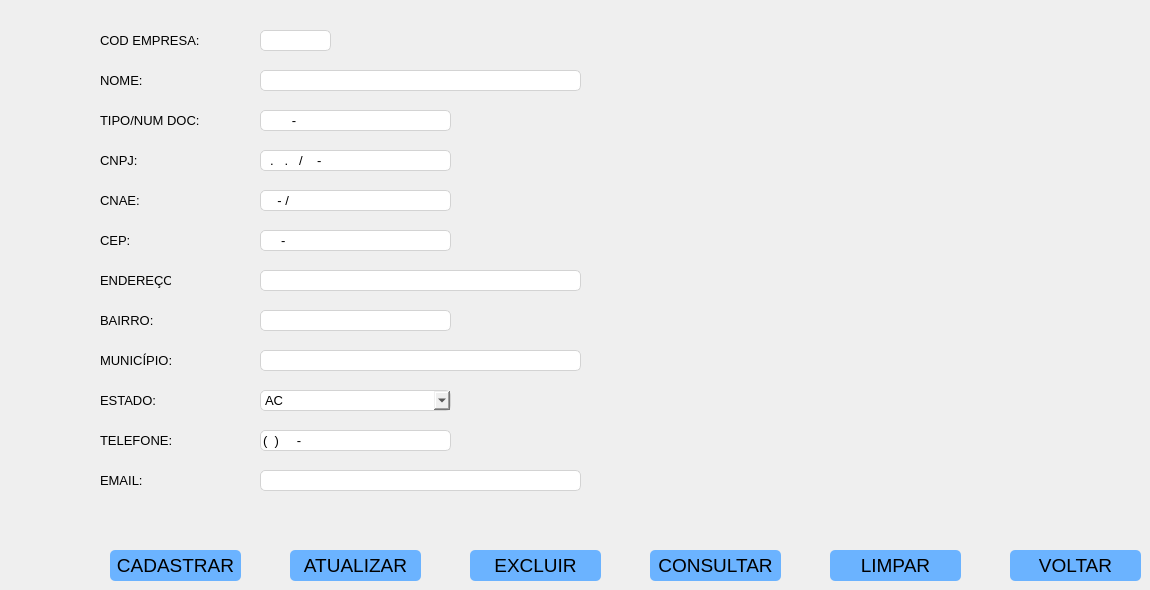
     <widget class="QWidget" name="tab_5">
      <attribute name="title">
       <string>EMPRESA</string>
      </attribute>
      <widget class="QLabel" name="telefone_empre">
       <property name="geometry">
        <rect>
         <x>100</x>
         <y>430</y>
         <width>71</width>
         <height>20</height>
        </rect>
       </property>
       <property name="font">
        <font>
         <pointsize>10</pointsize>
        </font>
       </property>
       <property name="styleSheet">
        <string notr="true">border: none;</string>
       </property>
       <property name="text">
        <string>TELEFONE:</string>
       </property>
      </widget>
      <widget class="QLabel" name="endereco_empre">
       <property name="geometry">
        <rect>
         <x>100</x>
         <y>270</y>
         <width>71</width>
         <height>21</height>
        </rect>
       </property>
       <property name="font">
        <font>
         <pointsize>10</pointsize>
        </font>
       </property>
       <property name="styleSheet">
        <string notr="true">border: none;</string>
       </property>
       <property name="text">
        <string>ENDEREÇO:</string>
       </property>
      </widget>
      <widget class="QLabel" name="cod_empre">
       <property name="geometry">
        <rect>
         <x>100</x>
         <y>30</y>
         <width>101</width>
         <height>20</height>
        </rect>
       </property>
       <property name="font">
        <font>
         <pointsize>10</pointsize>
        </font>
       </property>
       <property name="styleSheet">
        <string notr="true">border: none;</string>
       </property>
       <property name="text">
        <string>COD EMPRESA:</string>
       </property>
       <property name="alignment">
        <set>Qt::AlignLeading|Qt::AlignLeft|Qt::AlignVCenter</set>
       </property>
      </widget>
      <widget class="QLineEdit" name="campo_cnpj_empre">
       <property name="geometry">
        <rect>
         <x>260</x>
         <y>150</y>
         <width>191</width>
         <height>21</height>
        </rect>
       </property>
       <property name="font">
        <font>
         <pointsize>10</pointsize>
        </font>
       </property>
       <property name="styleSheet">
        <string notr="true">border: 0.5px solid rgb(211,211,211);
border-radius: 5px;</string>
       </property>
       <property name="inputMask">
        <string>99.999.999/9999-99</string>
       </property>
      </widget>
      <widget class="QLineEdit" name="campo_telefone_empre">
       <property name="geometry">
        <rect>
         <x>260</x>
         <y>430</y>
         <width>191</width>
         <height>21</height>
        </rect>
       </property>
       <property name="font">
        <font>
         <pointsize>10</pointsize>
        </font>
       </property>
       <property name="styleSheet">
        <string notr="true">border: 0.5px solid rgb(211,211,211);
border-radius: 5px;</string>
       </property>
       <property name="inputMask">
        <string>(99)99999-9999</string>
       </property>
      </widget>
      <widget class="QLabel" name="nome_empre">
       <property name="geometry">
        <rect>
         <x>100</x>
         <y>70</y>
         <width>51</width>
         <height>20</height>
        </rect>
       </property>
       <property name="font">
        <font>
         <pointsize>10</pointsize>
        </font>
       </property>
       <property name="styleSheet">
        <string notr="true">border: none;</string>
       </property>
       <property name="text">
        <string>NOME:</string>
       </property>
       <property name="alignment">
        <set>Qt::AlignLeading|Qt::AlignLeft|Qt::AlignVCenter</set>
       </property>
       <property name="wordWrap">
        <bool>true</bool>
       </property>
      </widget>
      <widget class="QLineEdit" name="campo_endereco_empre">
       <property name="geometry">
        <rect>
         <x>260</x>
         <y>270</y>
         <width>321</width>
         <height>21</height>
        </rect>
       </property>
       <property name="font">
        <font>
         <pointsize>10</pointsize>
        </font>
       </property>
       <property name="styleSheet">
        <string notr="true">border: 0.5px solid rgb(211,211,211);
border-radius: 5px;</string>
       </property>
       <property name="inputMask">
        <string/>
       </property>
      </widget>
      <widget class="QLabel" name="cnpj_empre">
       <property name="geometry">
        <rect>
         <x>100</x>
         <y>150</y>
         <width>41</width>
         <height>20</height>
        </rect>
       </property>
       <property name="font">
        <font>
         <pointsize>10</pointsize>
        </font>
       </property>
       <property name="styleSheet">
        <string notr="true">border: none;</string>
       </property>
       <property name="text">
        <string>CNPJ:</string>
       </property>
      </widget>
      <widget class="QLineEdit" name="campo_nome_empre">
       <property name="geometry">
        <rect>
         <x>260</x>
         <y>70</y>
         <width>321</width>
         <height>21</height>
        </rect>
       </property>
       <property name="font">
        <font>
         <pointsize>10</pointsize>
        </font>
       </property>
       <property name="styleSheet">
        <string notr="true">border: 0.5px solid rgb(211,211,211);
border-radius: 5px;</string>
       </property>
      </widget>
      <widget class="QLabel" name="tipo_doc">
       <property name="geometry">
        <rect>
         <x>100</x>
         <y>110</y>
         <width>101</width>
         <height>20</height>
        </rect>
       </property>
       <property name="font">
        <font>
         <pointsize>10</pointsize>
        </font>
       </property>
       <property name="styleSheet">
        <string notr="true">border: none;</string>
       </property>
       <property name="text">
        <string>TIPO/NUM DOC:</string>
       </property>
      </widget>
      <widget class="QLineEdit" name="campo_tipo_doc">
       <property name="geometry">
        <rect>
         <x>260</x>
         <y>110</y>
         <width>191</width>
         <height>21</height>
        </rect>
       </property>
       <property name="font">
        <font>
         <pointsize>10</pointsize>
        </font>
       </property>
       <property name="styleSheet">
        <string notr="true">border: 0.5px solid rgb(211,211,211);
border-radius: 5px;</string>
       </property>
       <property name="inputMask">
        <string>99999999-99</string>
       </property>
      </widget>
      <widget class="QLabel" name="cnae">
       <property name="geometry">
        <rect>
         <x>100</x>
         <y>190</y>
         <width>41</width>
         <height>20</height>
        </rect>
       </property>
       <property name="font">
        <font>
         <pointsize>10</pointsize>
        </font>
       </property>
       <property name="styleSheet">
        <string notr="true">border: none;</string>
       </property>
       <property name="text">
        <string>CNAE:</string>
       </property>
      </widget>
      <widget class="QLineEdit" name="campo_cnae">
       <property name="geometry">
        <rect>
         <x>260</x>
         <y>190</y>
         <width>191</width>
         <height>21</height>
        </rect>
       </property>
       <property name="font">
        <font>
         <pointsize>10</pointsize>
        </font>
       </property>
       <property name="styleSheet">
        <string notr="true">border: 0.5px solid rgb(211,211,211);
border-radius: 5px;</string>
       </property>
       <property name="inputMask">
        <string>9999-9/99</string>
       </property>
      </widget>
      <widget class="QLabel" name="cep_empre">
       <property name="geometry">
        <rect>
         <x>100</x>
         <y>230</y>
         <width>31</width>
         <height>20</height>
        </rect>
       </property>
       <property name="font">
        <font>
         <pointsize>10</pointsize>
        </font>
       </property>
       <property name="styleSheet">
        <string notr="true">border: none;</string>
       </property>
       <property name="text">
        <string>CEP:</string>
       </property>
      </widget>
      <widget class="QLineEdit" name="campo_cep_empre">
       <property name="geometry">
        <rect>
         <x>260</x>
         <y>230</y>
         <width>191</width>
         <height>21</height>
        </rect>
       </property>
       <property name="font">
        <font>
         <pointsize>10</pointsize>
        </font>
       </property>
       <property name="styleSheet">
        <string notr="true">border: 0.5px solid rgb(211,211,211);
border-radius: 5px;</string>
       </property>
       <property name="inputMask">
        <string>99999-999</string>
       </property>
      </widget>
      <widget class="QLabel" name="bairro_empre">
       <property name="geometry">
        <rect>
         <x>100</x>
         <y>310</y>
         <width>61</width>
         <height>20</height>
        </rect>
       </property>
       <property name="font">
        <font>
         <pointsize>10</pointsize>
        </font>
       </property>
       <property name="styleSheet">
        <string notr="true">border: none;</string>
       </property>
       <property name="text">
        <string>BAIRRO:</string>
       </property>
      </widget>
      <widget class="QLineEdit" name="campo_bairro_empre">
       <property name="geometry">
        <rect>
         <x>260</x>
         <y>310</y>
         <width>191</width>
         <height>21</height>
        </rect>
       </property>
       <property name="font">
        <font>
         <pointsize>10</pointsize>
        </font>
       </property>
       <property name="styleSheet">
        <string notr="true">border: 0.5px solid rgb(211,211,211);
border-radius: 5px;</string>
       </property>
      </widget>
      <widget class="QLabel" name="estado_empre">
       <property name="geometry">
        <rect>
         <x>100</x>
         <y>390</y>
         <width>61</width>
         <height>20</height>
        </rect>
       </property>
       <property name="font">
        <font>
         <pointsize>10</pointsize>
        </font>
       </property>
       <property name="styleSheet">
        <string notr="true">border: none;</string>
       </property>
       <property name="text">
        <string>ESTADO:</string>
       </property>
      </widget>
      <widget class="QLabel" name="municipio_empre">
       <property name="geometry">
        <rect>
         <x>100</x>
         <y>350</y>
         <width>71</width>
         <height>20</height>
        </rect>
       </property>
       <property name="font">
        <font>
         <pointsize>10</pointsize>
        </font>
       </property>
       <property name="styleSheet">
        <string notr="true">border: none;</string>
       </property>
       <property name="text">
        <string>MUNICÍPIO:</string>
       </property>
      </widget>
      <widget class="QLineEdit" name="campo_municipio_empre">
       <property name="geometry">
        <rect>
         <x>260</x>
         <y>350</y>
         <width>321</width>
         <height>21</height>
        </rect>
       </property>
       <property name="font">
        <font>
         <pointsize>10</pointsize>
        </font>
       </property>
       <property name="styleSheet">
        <string notr="true">border: 0.5px solid rgb(211,211,211);
border-radius: 5px;</string>
       </property>
      </widget>
      <widget class="QLabel" name="email_empre">
       <property name="geometry">
        <rect>
         <x>100</x>
         <y>470</y>
         <width>51</width>
         <height>20</height>
        </rect>
       </property>
       <property name="font">
        <font>
         <pointsize>10</pointsize>
        </font>
       </property>
       <property name="styleSheet">
        <string notr="true">border: none;</string>
       </property>
       <property name="text">
        <string>EMAIL:</string>
       </property>
      </widget>
      <widget class="QLineEdit" name="campo_email_empre">
       <property name="geometry">
        <rect>
         <x>260</x>
         <y>470</y>
         <width>321</width>
         <height>21</height>
        </rect>
       </property>
       <property name="font">
        <font>
         <pointsize>10</pointsize>
        </font>
       </property>
       <property name="styleSheet">
        <string notr="true">border: 0.5px solid rgb(211,211,211);
border-radius: 5px;</string>
       </property>
       <property name="inputMask">
        <string/>
       </property>
      </widget>
      <widget class="QPushButton" name="bt_limpar_empre">
       <property name="geometry">
        <rect>
         <x>830</x>
         <y>550</y>
         <width>131</width>
         <height>31</height>
        </rect>
       </property>
       <property name="font">
        <font>
         <pointsize>14</pointsize>
        </font>
       </property>
       <property name="styleSheet">
        <string notr="true">background-color: rgb(107, 179, 255);
border: none;
border-radius: 5px;</string>
       </property>
       <property name="text">
        <string>LIMPAR</string>
       </property>
      </widget>
      <widget class="QPushButton" name="bt_atualizar_empre">
       <property name="geometry">
        <rect>
         <x>290</x>
         <y>550</y>
         <width>131</width>
         <height>31</height>
        </rect>
       </property>
       <property name="font">
        <font>
         <pointsize>14</pointsize>
        </font>
       </property>
       <property name="styleSheet">
        <string notr="true">background-color: rgb(107, 179, 255);
border: none;
border-radius: 5px;</string>
       </property>
       <property name="text">
        <string>ATUALIZAR</string>
       </property>
      </widget>
      <widget class="QPushButton" name="bt_voltar_empre">
       <property name="geometry">
        <rect>
         <x>1010</x>
         <y>550</y>
         <width>131</width>
         <height>31</height>
        </rect>
       </property>
       <property name="font">
        <font>
         <pointsize>14</pointsize>
        </font>
       </property>
       <property name="styleSheet">
        <string notr="true">background-color: rgb(107, 179, 255);
border: none;
border-radius: 5px;</string>
       </property>
       <property name="text">
        <string>VOLTAR</string>
       </property>
      </widget>
      <widget class="QPushButton" name="bt_cadastrar_empre">
       <property name="geometry">
        <rect>
         <x>110</x>
         <y>550</y>
         <width>131</width>
         <height>31</height>
        </rect>
       </property>
       <property name="font">
        <font>
         <pointsize>14</pointsize>
        </font>
       </property>
       <property name="styleSheet">
        <string notr="true">background-color: rgb(107, 179, 255);
border: none;
border-radius: 5px;</string>
       </property>
       <property name="text">
        <string>CADASTRAR</string>
       </property>
      </widget>
      <widget class="QPushButton" name="bt_excluir_empre">
       <property name="geometry">
        <rect>
         <x>470</x>
         <y>550</y>
         <width>131</width>
         <height>31</height>
        </rect>
       </property>
       <property name="font">
        <font>
         <pointsize>14</pointsize>
        </font>
       </property>
       <property name="styleSheet">
        <string notr="true">background-color: rgb(107, 179, 255);
border: none;
border-radius: 5px;</string>
       </property>
       <property name="text">
        <string>EXCLUIR</string>
       </property>
      </widget>
      <widget class="QPushButton" name="bt_consultar_empre">
       <property name="geometry">
        <rect>
         <x>650</x>
         <y>550</y>
         <width>131</width>
         <height>31</height>
        </rect>
       </property>
       <property name="font">
        <font>
         <pointsize>14</pointsize>
        </font>
       </property>
       <property name="styleSheet">
        <string notr="true">background-color: rgb(107, 179, 255);
border: none;
border-radius: 5px;</string>
       </property>
       <property name="text">
        <string>CONSULTAR</string>
       </property>
      </widget>
      <widget class="QComboBox" name="selec_estado_empre">
       <property name="geometry">
        <rect>
         <x>260</x>
         <y>390</y>
         <width>191</width>
         <height>21</height>
        </rect>
       </property>
       <property name="font">
        <font>
         <pointsize>10</pointsize>
        </font>
       </property>
       <property name="styleSheet">
        <string notr="true">border: 0.5px solid rgb(211,211,211);
border-radius: 5px;</string>
       </property>
       <item>
        <property name="text">
         <string>AC</string>
        </property>
       </item>
       <item>
        <property name="text">
         <string>AL</string>
        </property>
       </item>
       <item>
        <property name="text">
         <string>AP</string>
        </property>
       </item>
       <item>
        <property name="text">
         <string>AM</string>
        </property>
       </item>
       <item>
        <property name="text">
         <string>BA</string>
        </property>
       </item>
       <item>
        <property name="text">
         <string>CE</string>
        </property>
       </item>
       <item>
        <property name="text">
         <string>DF</string>
        </property>
       </item>
       <item>
        <property name="text">
         <string>ES</string>
        </property>
       </item>
       <item>
        <property name="text">
         <string>GO</string>
        </property>
       </item>
       <item>
        <property name="text">
         <string>MA</string>
        </property>
       </item>
       <item>
        <property name="text">
         <string>MT</string>
        </property>
       </item>
       <item>
        <property name="text">
         <string>MS</string>
        </property>
       </item>
       <item>
        <property name="text">
         <string>MG</string>
        </property>
       </item>
       <item>
        <property name="text">
         <string>PA</string>
        </property>
       </item>
       <item>
        <property name="text">
         <string>PB</string>
        </property>
       </item>
       <item>
        <property name="text">
         <string>PR</string>
        </property>
       </item>
       <item>
        <property name="text">
         <string>PE</string>
        </property>
       </item>
       <item>
        <property name="text">
         <string>PI</string>
        </property>
       </item>
       <item>
        <property name="text">
         <string>RJ</string>
        </property>
       </item>
       <item>
        <property name="text">
         <string>RN</string>
        </property>
       </item>
       <item>
        <property name="text">
         <string>RS</string>
        </property>
       </item>
       <item>
        <property name="text">
         <string>RO</string>
        </property>
       </item>
       <item>
        <property name="text">
         <string>RR</string>
        </property>
       </item>
       <item>
        <property name="text">
         <string>SC</string>
        </property>
       </item>
       <item>
        <property name="text">
         <string>SP</string>
        </property>
       </item>
       <item>
        <property name="text">
         <string>SE</string>
        </property>
       </item>
       <item>
        <property name="text">
         <string>TO</string>
        </property>
       </item>
      </widget>
      <widget class="QLineEdit" name="campo_cod_empre">
       <property name="geometry">
        <rect>
         <x>260</x>
         <y>30</y>
         <width>71</width>
         <height>21</height>
        </rect>
       </property>
       <property name="font">
        <font>
         <pointsize>10</pointsize>
        </font>
       </property>
       <property name="styleSheet">
        <string notr="true">border: 0.5px solid rgb(211,211,211);
border-radius: 5px;</string>
       </property>
      </widget>
     </widget>
